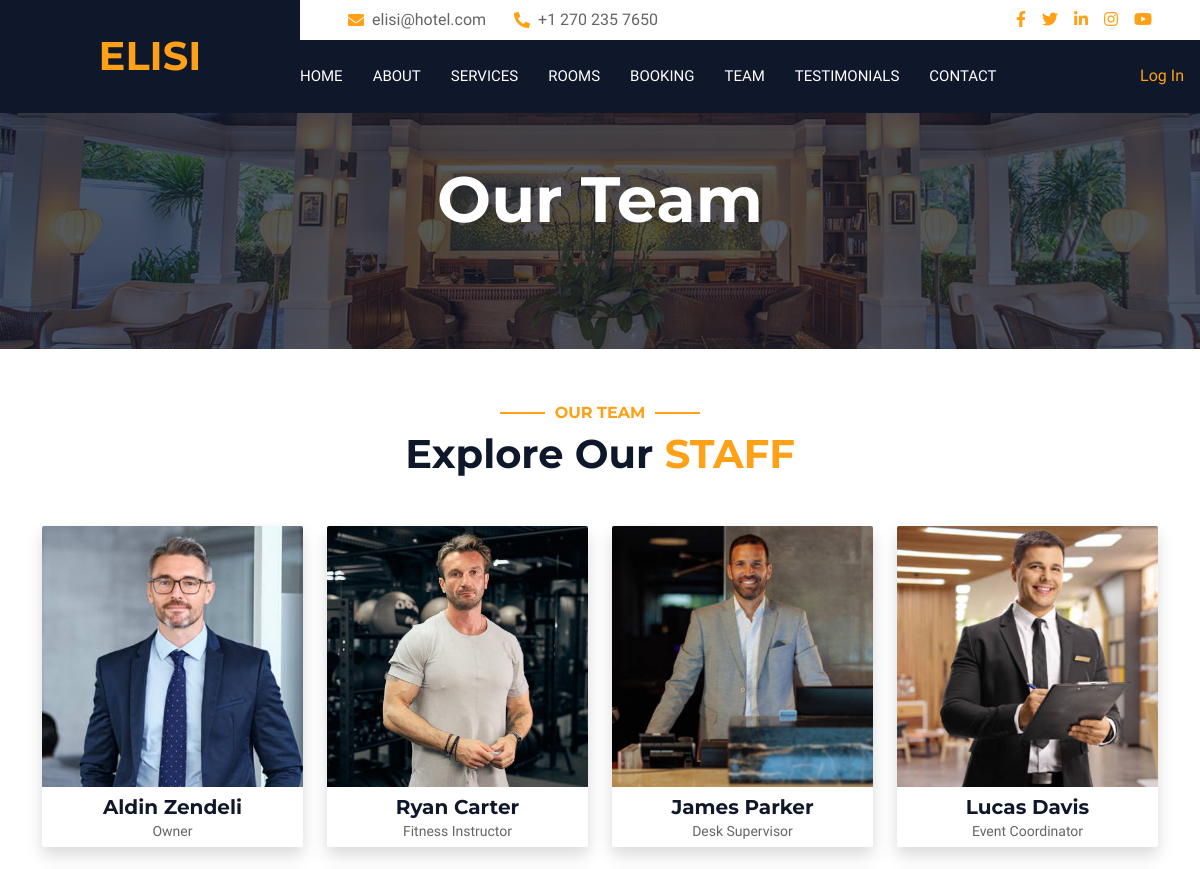
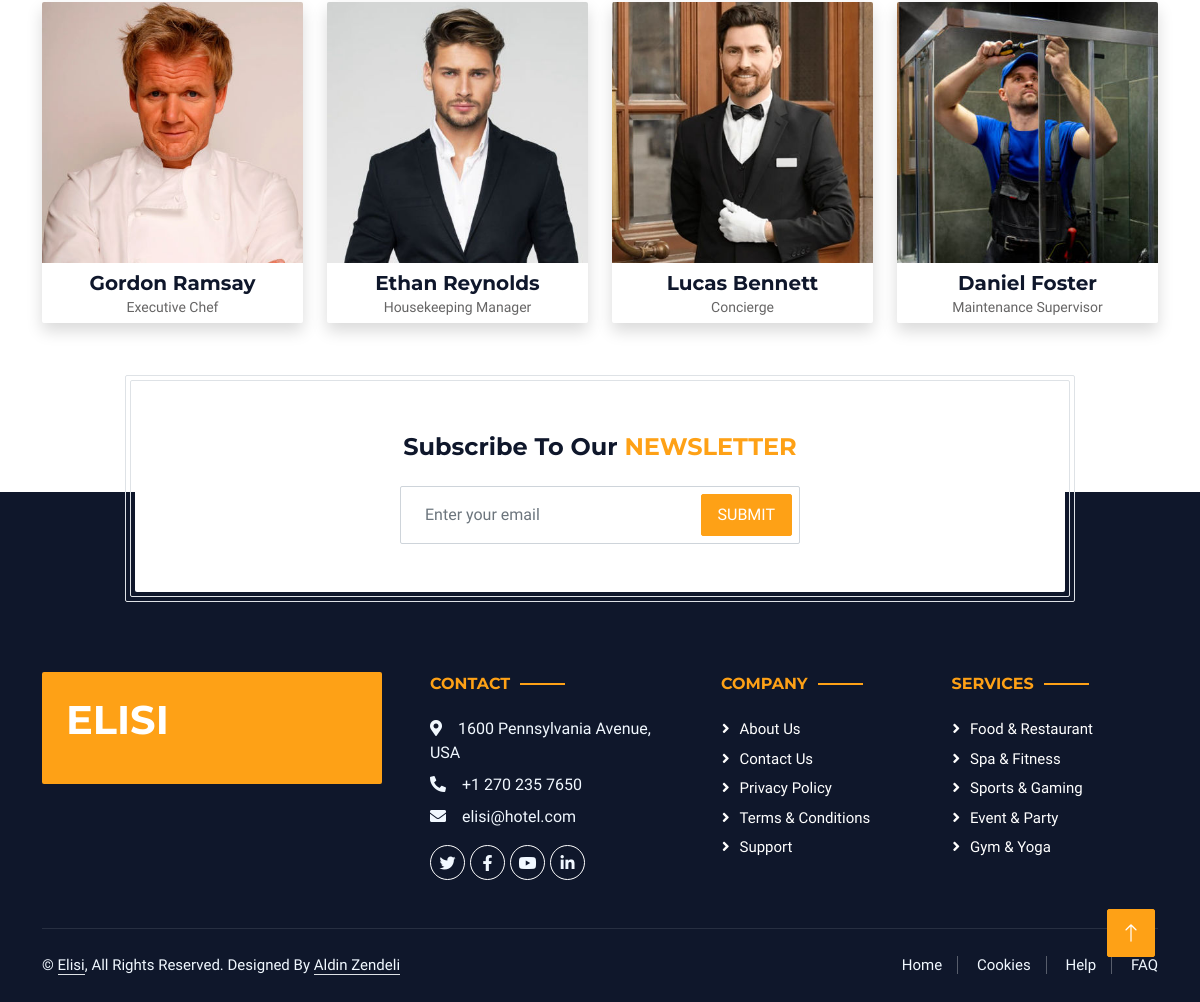
Page /team.php (signed in) on the committed database (2 pictures, top to bottom).
### tables this page shows
CREATE TABLE `staff` (
  `id` int(11) NOT NULL,
  `name` varchar(255) NOT NULL,
  `job` varchar(255) NOT NULL,
  `image` varchar(255) NOT NULL
);

### team.php (the view, shortened to what this page needs)
<?php
    include_once('config.php');
    $sql = "SELECT * FROM staff";
    $selectStaff = $conn->prepare($sql);
    $selectStaff->execute();
    $staffs = $selectStaff->fetchAll();
?>
<!DOCTYPE html>
<html lang="en">
<head>
    <link href="https://cdnjs.cloudflare.com/ajax/libs/font-awesome/5.10.0/css/all.min.css" rel="stylesheet">
    <link href="https://cdn.jsdelivr.net/npm/bootstrap-icons@1.4.1/font/bootstrap-icons.css" rel="stylesheet">
    <link href="lib/animate/animate.min.css" rel="stylesheet">
    <link href="lib/owlcarousel/assets/owl.carousel.min.css" rel="stylesheet">
    <link href="lib/tempusdominus/css/tempusdominus-bootstrap-4.min.css" rel="stylesheet" />
    <link href="css/bootstrap.min.css" rel="stylesheet">
    <link href="css/style.css" rel="stylesheet">
</head>
<body>
    <div class="container-fluid bg-white p-0">
        <div class="container-fluid bg-dark px-0">
            <div class="row gx-0">
                <div class="col-lg-3 bg-dark d-none d-lg-block">
                    <a href="index.php" class="navbar-brand w-100 h-100 m-0 p-0 d-flex align-items-center justify-content-center">
                        <h1 class="m-0 text-primary text-uppercase">Elisi</h1>
                    </a>
                </div>
                <div class="col-lg-9">
                    <div class="row gx-0 bg-white d-none d-lg-flex">
                        <div class="col-lg-7 px-5 text-start">
                            <div class="h-100 d-inline-flex align-items-center py-2 me-4">
                                <i class="fa fa-envelope text-primary me-2"></i>
                                <p class="mb-0">elisi@hotel.com</p>
                            </div>
                            <div class="h-100 d-inline-flex align-items-center py-2">
                                <i class="fa fa-phone-alt text-primary me-2"></i>
                                <p class="mb-0">+1 270 235 7650</p>
                            </div>
                        </div>
                        <div class="col-lg-5 px-5 text-end">
                            <div class="d-inline-flex align-items-center py-2">
                                <a class="me-3" href=""><i class="fab fa-facebook-f"></i></a>
                                <a class="me-3" href=""><i class="fab fa-twitter"></i></a>
                                <a class="me-3" href=""><i class="fab fa-linkedin-in"></i></a>
                                <a class="me-3" href=""><i class="fab fa-instagram"></i></a>
                                <a class="" href=""><i class="fab fa-youtube"></i></a>
                            </div>
                        </div>
                    </div>
                    <nav class="navbar navbar-expand-lg bg-dark navbar-dark p-3 p-lg-0">
                        <div class="collapse navbar-collapse justify-content-between" id="navbarCollapse">
                            <div class="navbar-nav mr-auto py-0">
                                <a href="index.php" class="nav-item nav-link">Home</a>
                                <a href="about.html" class="nav-item nav-link">About</a>
                                <a href="service.html" class="nav-item nav-link">Services</a>
                                <a href="room.php" class="nav-item nav-link">Rooms</a>
                                <a href="booking.php" class="nav-item nav-link">Booking</a>
                                <a href="team.php" class="nav-item nav-link">Team</a>
                                <a href="testimonial.html" class="nav-item nav-link">Testimonials</a>
                                <a href="contact.php" class="nav-item nav-link">Contact</a>
                            </div>
                            <a href="login.html" class="nav-item nav-link">Log In</a>
                        </div>
                    </nav>
                </div>
            </div>
        </div>
        <div class="container-fluid page-header mb-5 p-0" style="background-image: url(img/carousel-1.jpg);">
            <div class="container-fluid page-header-inner py-5">
                <div class="container text-center pb-5">
                    <h1 class="display-3 text-white mb-3 animated slideInDown">Our Team</h1>
                </div>
            </div>
        </div>
        <div class="container-fluid py-1">
            <div class="container">
                <div class="text-center wow fadeInUp" data-wow-delay="0.1s">
                    <h6 class="section-title text-center text-primary text-uppercase">Our Team</h6>
                    <h1 class="mb-5">Explore Our <span class="text-primary text-uppercase">Staff</span></h1>
                </div>
                <div class="row g-4">
                    <?php foreach($staffs as $staff) { ?>
                    <div class="col-lg-3 col-md-6 wow fadeInUp" data-wow-delay="0.1s">
                        <div class="rounded shadow overflow-hidden">
                            <div class="position-relative">
                                <img class="img-fluid" src="img/<?php echo $staff['image']; ?>" alt="">
                            </div>
                            <div class="text-center p-1 mt-1">
                                <h5 class="fw-bold mb-0"><?php echo $staff['name']; ?></h5>
                                <small><?php echo $staff['job']; ?></small>
                            </div>
                        </div>
                    </div>
                    <?php } ?>
                </div>
            </div>
        </div>
        <div class="container newsletter mt-5 wow fadeIn" data-wow-delay="0.1s">
            <div class="row justify-content-center">
                <div class="col-lg-10 border rounded p-1">
                    <div class="border rounded text-center p-1">
                        <div class="bg-white rounded text-center p-5">
                            <h4 class="mb-4">Subscribe To Our <span class="text-primary text-uppercase">Newsletter</span></h4>
                            <div class="position-relative mx-auto" style="max-width: 400px;">
                                <input class="form-control w-100 py-3 ps-4 pe-5" type="text" placeholder="Enter your email">
                                <button type="button" class="btn btn-primary py-2 px-3 position-absolute top-0 end-0 mt-2 me-2">Submit</button>
                            </div>
                        </div>
                    </div>
                </div>
            </div>
        </div>
        <div class="container-fluid bg-dark text-light footer wow fadeIn" data-wow-delay="0.1s">
            <div class="container pb-5">
                <div class="row g-5">
                    <div class="col-md-6 col-lg-4">
                        <div class="bg-primary rounded p-4">
                            <a href="index.php"><h1 class="text-white text-uppercase mb-3">Elisi</h1></a>
                        </div>
                    </div>
                    <div class="col-md-6 col-lg-3">
                        <h6 class="section-title text-start text-primary text-uppercase mb-4">Contact</h6>
                        <p class="mb-2"><i class="fa fa-map-marker-alt me-3"></i>1600 Pennsylvania Avenue, USA</p>
                        <p class="mb-2"><i class="fa fa-phone-alt me-3"></i>+1 270 235 7650</p>
                        <p class="mb-2"><i class="fa fa-envelope me-3"></i>elisi@hotel.com</p>
                        <div class="d-flex pt-2">
                            <a class="btn btn-outline-light btn-social" href=""><i class="fab fa-twitter"></i></a>
                            <a class="btn btn-outline-light btn-social" href=""><i class="fab fa-facebook-f"></i></a>
                            <a class="btn btn-outline-light btn-social" href=""><i class="fab fa-youtube"></i></a>
                            <a class="btn btn-outline-light btn-social" href=""><i class="fab fa-linkedin-in"></i></a>
                        </div>
                    </div>
                    <div class="col-lg-5 col-md-12">
                        <div class="row gy-5 g-4">
                            <div class="col-md-6">
                                <h6 class="section-title text-start text-primary text-uppercase mb-4">Company</h6>
                                <a class="btn btn-link" href="">About Us</a>
                                <a class="btn btn-link" href="">Contact Us</a>
                                <a class="btn btn-link" href="">Privacy Policy</a>
                                <a class="btn btn-link" href="">terms & conditions</a>
                                <a class="btn btn-link" href="">Support</a>
                            </div>
                            <div class="col-md-6">
                                <h6 class="section-title text-start text-primary text-uppercase mb-4">Services</h6>
                                <a class="btn btn-link" href="">Food & Restaurant</a>
                                <a class="btn btn-link" href="">Spa & Fitness</a>
                                <a class="btn btn-link" href="">Sports & Gaming</a>
                                <a class="btn btn-link" href="">Event & Party</a>
                                <a class="btn btn-link" href="">Gym & Yoga</a>
                            </div>
                        </div>
                    </div>
                </div>
            </div>
            <div class="container">
                <div class="copyright">
                    <div class="row">
                        <div class="col-md-6 text-center text-md-start mb-3 mb-md-0">
                            &copy; <a class="border-bottom" href="#">Elisi</a>, All Rights Reserved.
							Designed By <a class="border-bottom">Aldin Zendeli</a>
                        </div>
                        <div class="col-md-6 text-center text-md-end">
                            <div class="footer-menu">
                                <a href="">Home</a>
                                <a href="">Cookies</a>
                                <a href="">Help</a>
                                <a href="">FAQ</a>
                            </div>
                        </div>
                    </div>
                </div>
            </div>
        </div>
        <a href="#" class="btn btn-lg btn-primary btn-lg-square back-to-top"><i class="bi bi-arrow-up"></i></a>
    </div>
</body>
</html>

### css/style.css (style rules this page uses)
:root { --primary: #FEA116; --light: #F1F8FF; --dark: #0F172B; }
.back-to-top { position: fixed; display: none; right: 45px; bottom: 45px; z-index: 99; }
.btn { font-weight: 500; text-transform: uppercase; transition: .5s; }
.btn.btn-primary, .btn.btn-secondary { color: #FFFFFF; }
.btn-lg-square { width: 48px; height: 48px; }
.btn-square, .btn-sm-square, .btn-lg-square { padding: 0; display: flex; align-items: center; justify-content: center; font-weight: normal; border-radius: 2px; }
.navbar-dark .navbar-nav .nav-link { margin-right: 30px; padding: 25px 0; color: #FFFFFF; font-size: 15px; text-transform: uppercase; outline: none; }
.page-header { background-position: center center; background-repeat: no-repeat; background-size: cover; }
.page-header-inner { background: rgba(15, 23, 43, .7); }
.section-title { position: relative; display: inline-block; }
.section-title::before { position: absolute; content: ""; width: 45px; height: 2px; top: 50%; left: -55px; margin-top: -1px; background: var(--primary); }
.section-title::after { position: absolute; content: ""; width: 45px; height: 2px; top: 50%; right: -55px; margin-top: -1px; background: var(--primary); }
.section-title.text-start::before, .section-title.text-end::after { display: none; }
.newsletter { position: relative; z-index: 1; }
.footer { position: relative; margin-top: -110px; padding-top: 180px; }
.footer .btn.btn-social { margin-right: 5px; width: 35px; height: 35px; display: flex; align-items: center; justify-content: center; color: var(--light); border: 1px solid #FFFFFF; border-radius: 35px; transition: .3s; }
.footer .btn.btn-link { display: block; margin-bottom: 5px; padding: 0; text-align: left; color: #FFFFFF; font-size: 15px; font-weight: normal; text-transform: capitalize; transition: .3s; }
.footer .btn.btn-link::before { position: relative; content: "\f105"; font-family: "Font Awesome 5 Free"; font-weight: 900; margin-right: 10px; }
.footer .copyright { padding: 25px 0; font-size: 15px; border-top: 1px solid rgba(256, 256, 256, .1); }
.footer .copyright a { color: var(--light); }
.footer .footer-menu a { margin-right: 15px; padding-right: 15px; border-right: 1px solid rgba(255, 255, 255, .3); }
.footer .footer-menu a:last-child { margin-right: 0; padding-right: 0; border-right: none; }

### rows in the picture
staff: image (picture), name "Aldin Zendeli", job "Owner"
staff: image (picture), name "Ryan Carter", job "Fitness Instructor"
staff: image (picture), name "James Parker", job "Desk Supervisor"
staff: image (picture), name "Lucas Davis", job "Event Coordinator"
staff: image (picture), name "Gordon Ramsay", job "Executive Chef"
staff: image (picture), name "Ethan Reynolds", job "Housekeeping Manager"
staff: image (picture), name "Lucas Bennett", job "Concierge"
staff: image (picture), name "Daniel Foster", job "Maintenance Supervisor"
